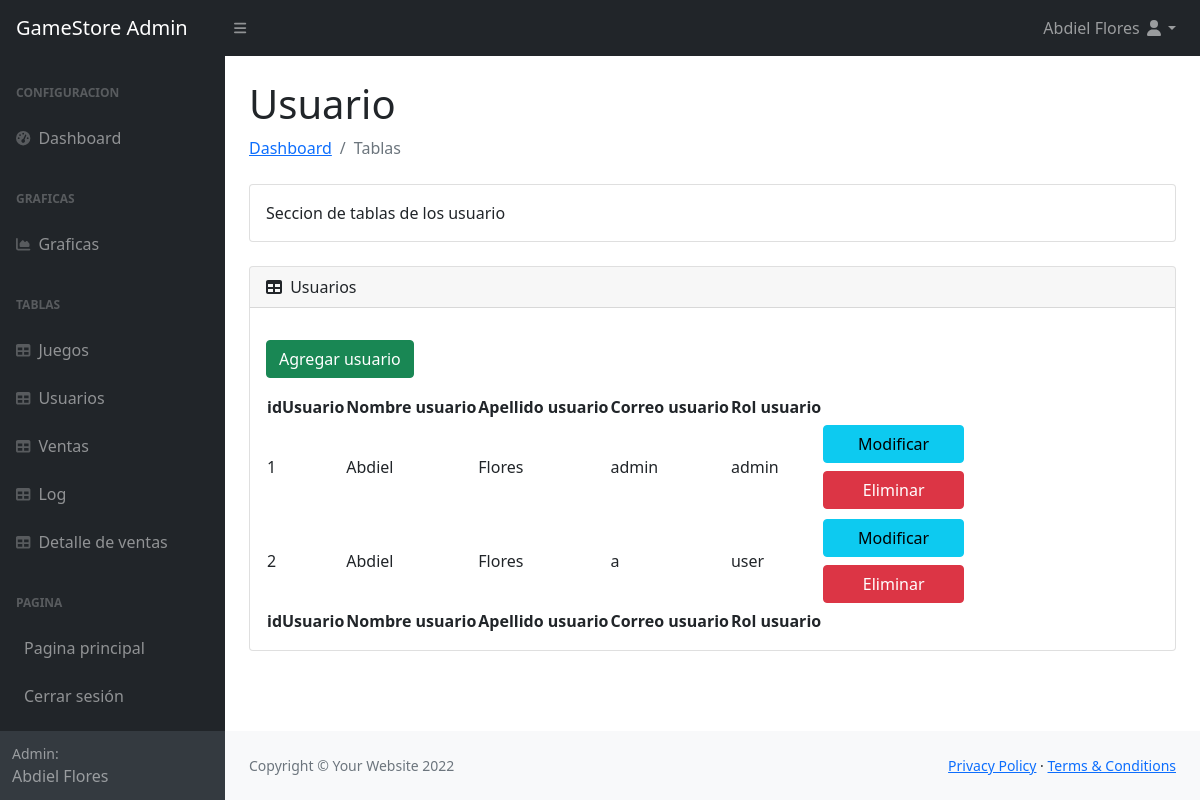
/dashboard/tablesUsuario.php (signed in), run on the app's committed database.
### tables this page shows
CREATE TABLE Usuario(
idUsuario INT PRIMARY KEY AUTO_INCREMENT, 
nombreUsuario VARCHAR(50) NOT NULL,
apellidoUsuario VARCHAR(50) NOT NULL,  
correoUsuario VARCHAR(50) NOT NULL UNIQUE,  
passwordUsuario VARCHAR(1000) NOT NULL,
rolUsuario ENUM('user','admin') DEFAULT 'user' NOT NULL
);

### database/conexion.php (called while the page is built, shortened)
<?php
$password = 'password';
?>

### dashboard/tablesUsuario.php (the view, shortened to what this page needs)
<?php
    require '../database/conexion.php';
    $nombre = $_SESSION["nombre"];
    $apellido = $_SESSION["apellido"];
    $query = "SELECT * FROM usuario;";
    $sql = $conn->prepare($query);
    $sql->execute();
    $resultado = $sql->fetchAll(PDO::FETCH_ASSOC);
?>
<!DOCTYPE html>
<html lang="es">
    <head>
        <link href="https://cdn.jsdelivr.net/npm/bootstrap@5.0.2/dist/css/bootstrap.min.css" rel="stylesheet">
        <link href="https://cdn.jsdelivr.net/npm/simple-datatables@latest/dist/style.css" rel="stylesheet" />
        <link href="css/styles.css" rel="stylesheet" />
    </head>
    <body class="sb-nav-fixed">
        <nav class="sb-topnav navbar navbar-expand navbar-dark bg-dark">
            <a class="navbar-brand ps-3" href="principal.php">GameStore Admin</a>
            <button class="btn btn-link btn-sm order-1 order-lg-0 me-4 me-lg-0" id="sidebarToggle" href="#!"><i class="fas fa-bars"></i></button>
            <ul class="navbar-nav ms-auto me-0 me-md-3 my-2 my-md-0">
                <li class="nav-item dropdown">
                    <a class="nav-link dropdown-toggle" id="navbarDropdown" href="#" role="button" data-bs-toggle="dropdown" aria-expanded="false"> <?php echo $nombre." ".$apellido."  ";?><i class="fas fa-user fa-fw"></i></a>
                </li>
            </ul>
        </nav>
        <div id="layoutSidenav">
        <div id="layoutSidenav_nav">
                <nav class="sb-sidenav accordion sb-sidenav-dark" id="sidenavAccordion">
                    <div class="sb-sidenav-menu">
                        <div class="nav">
                            <div class="sb-sidenav-menu-heading">Configuracion</div>
                            <a class="nav-link" href="principal.php">
                                <div class="sb-nav-link-icon"><i class="fas fa-tachometer-alt"></i></div>
                                Dashboard
                            </a>
                            <div class="sb-sidenav-menu-heading">GRAFICAS</div>
                            <a class="nav-link" href="charts.php">
                                <div class="sb-nav-link-icon"><i class="fas fa-chart-area"></i></div>
                                Graficas
                            </a>
                            <div class="sb-sidenav-menu-heading">Tablas</div>
                            <a class="nav-link" href="tables.php">
                                <div class="sb-nav-link-icon"><i class="fas fa-table"></i></div>
                                Juegos
                            </a>
                            <a class="nav-link" href="tablesUsuario.php">
                                <div class="sb-nav-link-icon"><i class="fas fa-table"></i></div>
                                Usuarios
                            </a>
                            <a class="nav-link" href="tablesVentas.php">
                                <div class="sb-nav-link-icon"><i class="fas fa-table"></i></div>
                                Ventas
                            </a>
                            <a class="nav-link" href="tablaLog.php">
                                <div class="sb-nav-link-icon"><i class="fas fa-table"></i></div>
                                Log
                            </a>
                            <a class="nav-link" href="tablaDetalleVenta.php">
                                <div class="sb-nav-link-icon"><i class="fas fa-table"></i></div>
                                Detalle de ventas
                            </a>
                            <div class="sb-sidenav-menu-heading">Pagina</div>
                            <a class="nav-link" href="../index.php">
                                Pagina principal
                            </a>
                            <a class="nav-link" href="../database/salir.php">
                                Cerrar sesión
                            </a>
                        </div>
                    </div>
                    <div class="sb-sidenav-footer">
                        <div class="small">Admin:</div>
                        <?php echo $nombre." ".$apellido."  ";?>
                    </div>
                </nav>
            </div>
            <div id="layoutSidenav_content">
                <main>
                    <div class="container-fluid px-4">
                        <h1 class="mt-4">Usuario</h1>
                        <ol class="breadcrumb mb-4">
                            <li class="breadcrumb-item"><a href="principal.php">Dashboard</a></li>
                            <li class="breadcrumb-item active">Tablas</li>
                        </ol>
                        <div class="card mb-4">
                            <div class="card-body">
                                Seccion de tablas de los usuario
                            </div>
                        </div>
                        <div class="card mb-4">
                            <div class="card-header">
                                <i class="fas fa-table me-1"></i>
                                Usuarios
                            </div>
                            <div class="card-body">
                                <table id="datatablesSimple">
                                    <button type="button" class="btn btn-success my-3" data-bs-toggle="modal" data-bs-target="#agregarUsuario">
                                        Agregar usuario
                                    </button>
                                    <thead>
                                        <tr>
                                            <th>idUsuario</th>
                                            <th>Nombre usuario</th>
                                            <th>Apellido usuario</th>
                                            <th>Correo usuario</th>
                                            <th>Rol usuario</th>
                                        </tr>
                                    </thead>
                                    <tfoot>
                                        <tr>
                                            <th>idUsuario</th>
                                            <th>Nombre usuario</th>
                                            <th>Apellido usuario</th>
                                            <th>Correo usuario</th>
                                            <th>Rol usuario</th>
                                        </tr>
                                    </tfoot>
                                    <tbody>
                                        <?php foreach($resultado as $row) {?>
                                            <?php
                                                $id = $row['idUsuario'];
                                                $nombreUsuario = $row['nombreUsuario'];
                                                $apellidoUsuario = $row['apellidoUsuario'];
                                                $correoUsuario = $row['correoUsuario'];
                                                $rolUsuario = $row['rolUsuario'];
                                            ?>
                                            <tr>
                                                <td><?php echo $id;?> </td>
                                                <td><?php echo $nombreUsuario;?> </td>
                                                <td><?php echo $apellidoUsuario;?> </td>
                                                <td><?php echo $correoUsuario;?> </td>
                                                <td><?php echo $rolUsuario;?> </td>
                                                <td>
                                                    <button type="button"   id="<?php echo $id;?>" class="btn btn-info col-12  my-1 px-0" data-bs-toggle="modal" data-bs-target="#modificarUsuario"  onClick="datos(<?php echo $id ?>,'<?php echo $nombreUsuario ?>','<?php echo $apellidoUsuario ?>','<?php echo $correoUsuario ?>','<?php echo $password ?>','<?php echo $rolUsuario ?>')">
                                                        Modificar
                                                    </button>
                                                    <button type="button"  id="<?php echo $id;?>" class="btn btn-danger col-12  my-1 px-0" data-bs-toggle="modal" data-bs-target="#eliminarUsuario"   onClick="eliminardatos(<?php echo $id ?>)">
                                                        Eliminar
                                                    </button>
                                                </td>
                                            </tr>
                                        <?php }?>
                                    </tbody>
                                </table>
                            </div>
                        </div>
                    </div>
                </main>
                <footer class="py-4 bg-light mt-auto">
                    <div class="container-fluid px-4">
                        <div class="d-flex align-items-center justify-content-between small">
                            <div class="text-muted">Copyright &copy; Your Website 2022</div>
                            <div>
                                <a href="#">Privacy Policy</a>
                                &middot;
                                <a href="#">Terms &amp; Conditions</a>
                            </div>
                        </div>
                    </div>
                </footer>
            </div>
        </div>
    </body>
</html>

### data on the page
usuario: idUsuario "1", nombreUsuario "Abdiel", apellidoUsuario "Flores", correoUsuario "admin", rolUsuario "admin"
usuario: idUsuario "2", nombreUsuario "Abdiel", apellidoUsuario "Flores", correoUsuario "a", rolUsuario "user"

### other printed values
$nombre "Abdiel"
$apellido "Flores"
